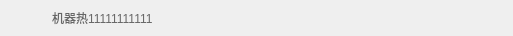
<?xml version="1.0" encoding="UTF-8"?>
<ui version="4.0">
 <class>RobotSearchedItem</class>
 <widget class="QWidget" name="RobotSearchedItem">
  <property name="geometry">
   <rect>
    <x>0</x>
    <y>0</y>
    <width>513</width>
    <height>36</height>
   </rect>
  </property>
  <property name="minimumSize">
   <size>
    <width>0</width>
    <height>36</height>
   </size>
  </property>
  <property name="maximumSize">
   <size>
    <width>16777215</width>
    <height>36</height>
   </size>
  </property>
  <property name="windowTitle">
   <string>RobotSearchedItem</string>
  </property>
  <property name="styleSheet">
   <string notr="true">
QWidget{
font-family:&quot;微软雅黑&quot;;
}

QLabel{
color:#666666;

}

QPushButton{
color:#666666;
background:#F3E6B0;
border:none;
}

QPushButton:hover{
background:#F6E1A3;
}
QPushButton:disabled{
background:#999999;
color:#FFFFFF;
}
QWidget#widget_2{
border:none;
background:#F6E1A3;
}

</string>
  </property>
  <widget class="QWidget" name="widget" native="true">
   <property name="geometry">
    <rect>
     <x>0</x>
     <y>0</y>
     <width>598</width>
     <height>36</height>
    </rect>
   </property>
   <property name="minimumSize">
    <size>
     <width>0</width>
     <height>36</height>
    </size>
   </property>
   <property name="maximumSize">
    <size>
     <width>16777215</width>
     <height>36</height>
    </size>
   </property>
   <layout class="QHBoxLayout" name="horizontalLayout">
    <property name="spacing">
     <number>10</number>
    </property>
    <property name="leftMargin">
     <number>10</number>
    </property>
    <property name="topMargin">
     <number>2</number>
    </property>
    <property name="rightMargin">
     <number>0</number>
    </property>
    <property name="bottomMargin">
     <number>2</number>
    </property>
    <item>
     <widget class="QLabel" name="robotimage">
      <property name="minimumSize">
       <size>
        <width>32</width>
        <height>32</height>
       </size>
      </property>
      <property name="maximumSize">
       <size>
        <width>32</width>
        <height>32</height>
       </size>
      </property>
      <property name="text">
       <string/>
      </property>
     </widget>
    </item>
    <item>
     <widget class="QLabel" name="robottitle">
      <property name="text">
       <string>机器热11111111111</string>
      </property>
      <property name="scaledContents">
       <bool>true</bool>
      </property>
      <property name="wordWrap">
       <bool>true</bool>
      </property>
     </widget>
    </item>
   </layout>
  </widget>
  <widget class="QWidget" name="rbtoperation" native="true">
   <property name="geometry">
    <rect>
     <x>255</x>
     <y>0</y>
     <width>71</width>
     <height>41</height>
    </rect>
   </property>
   <property name="sizePolicy">
    <sizepolicy hsizetype="Preferred" vsizetype="Maximum">
     <horstretch>0</horstretch>
     <verstretch>0</verstretch>
    </sizepolicy>
   </property>
   <layout class="QHBoxLayout" name="rbtBtnsGroup">
    <property name="spacing">
     <number>0</number>
    </property>
    <property name="leftMargin">
     <number>0</number>
    </property>
    <property name="topMargin">
     <number>0</number>
    </property>
    <property name="rightMargin">
     <number>0</number>
    </property>
    <property name="bottomMargin">
     <number>0</number>
    </property>
   </layout>
  </widget>
 </widget>
 <layoutdefault spacing="6" margin="11"/>
 <resources/>
 <connections/>
</ui>
